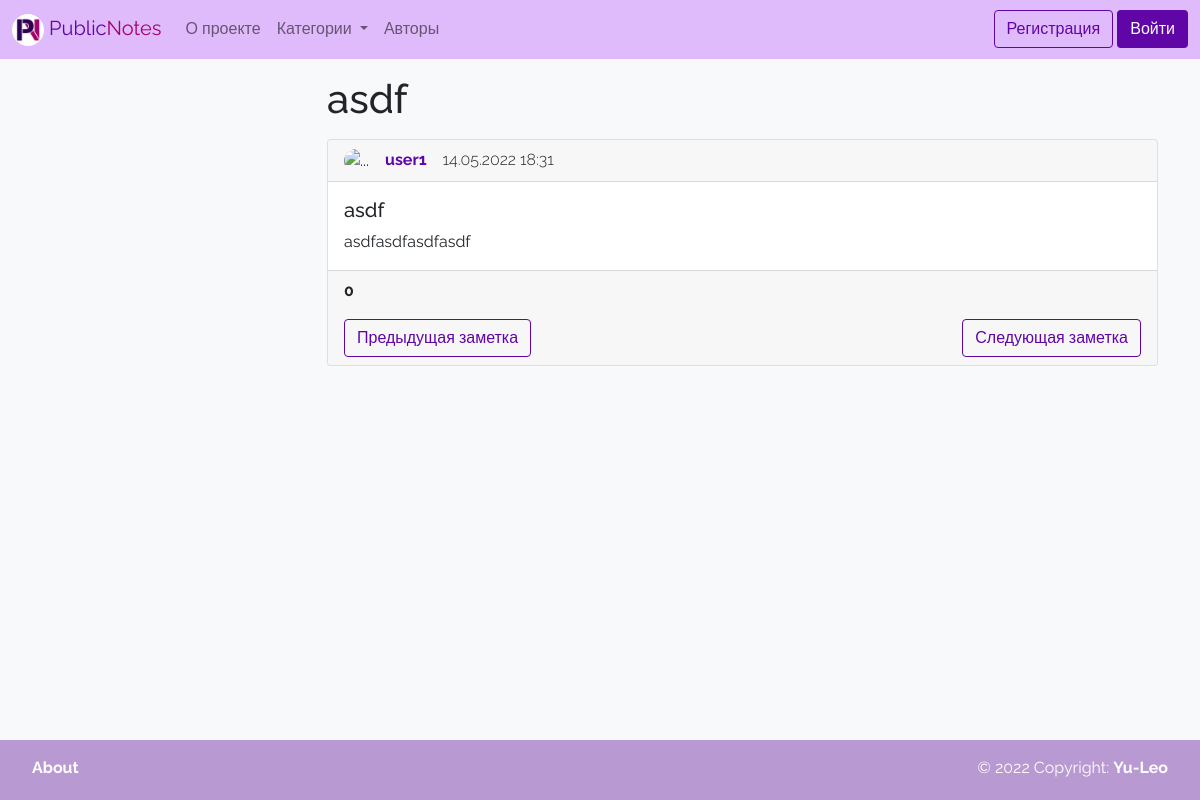
The page /note/12/ on the database its author committed.
### wall/models.py (models this page shows)
class Note(models.Model):
    title = models.CharField(max_length=150, verbose_name='Название')
    content = models.TextField(verbose_name='Текст', blank=True)
    created_at = models.DateTimeField(auto_now_add=True, verbose_name='Дата создания')
    rating = models.IntegerField(verbose_name='Рейтинг', default=0)
    stared = models.BooleanField(verbose_name='Важная', default=False)
    author = models.ForeignKey(
        settings.AUTH_USER_MODEL,
        on_delete=models.CASCADE,
        verbose_name='Автор',
        null=True,
        blank=True,
    )
    category = models.ForeignKey('Category', on_delete=models.SET_NULL, verbose_name='Категория', null=True, blank=True)
    def get_absolute_url(self):
        return reverse('note', kwargs={"pk": self.pk})
    class Meta:
        verbose_name = 'Заметка'
        verbose_name_plural = 'Заметки'
        ordering = ['-created_at', 'title']

class User(AbstractUser):
    photo = models.ImageField(upload_to='photos/%Y/%m/%d/', verbose_name='Аватарка', blank=True)
    rating = models.IntegerField(verbose_name='Рейтинг', default=0)
    bio = models.TextField(verbose_name='О себе', blank=True)
    show_email = models.BooleanField(verbose_name='Публичный e-mail', default=False)
    def get_absolute_url(self):
        return reverse('author', kwargs={"pk": self.pk})

### wall/views.py (the view)
# urls.py: path('note/<int:pk>/', ViewNote.as_view(), name='note'),
class ViewNote(DetailView):
    model = Note
    template_name = 'wall/note.html'
    context_object_name = 'note'

### wall/templatetags/wall_tags.py (called while the page is built)
@register.simple_tag
def get_categories():
    return Category.objects.annotate(cnt=Count('note')).order_by('-cnt', 'title')

@register.simple_tag
def get_prev_note_in_category(note):
    try:
        return note.get_previous_by_created_at(category=note.category)
    except ObjectDoesNotExist:
        return None

@register.simple_tag
def get_next_note_in_category(note):
    try:
        return note.get_next_by_created_at(category=note.category)
    except ObjectDoesNotExist:
        return None

### wall/templates/wall/note.html (shortened to what this page needs)
{% extends 'base.html' %}
{% load wall_tags %}
{% block content_title %} <h1 class="mb-3">{{ note.title }}</h1>{% endblock %}
{% block content %}
<div class="card mb-3">
    <div class="card-header">
        <div class="hstack gap-3">
            <div class="">
                <img src="{% if note.author.photo %}
                {{ note.author.photo.url }}
                {% else %}
                {% load static %}
                {% static 'wall/img/default_avatar.png' %}
                {% endif %}" alt="..." width="50" height="50"
                     style="border-radius: 25px;">
            </div>
            <div class="fw-bold">
                {% if note.author %}
                <a href="{{ note.author.get_absolute_url }}" class="text-decoration-none text-purple">
                    {{ note.author.username }}</a>
                {% else %}
                Аноним
                {% endif %}
            </div>
            <div class="fw-light">{{ note.created_at|date:"d.m.Y H:i" }}</div>
        </div>
    </div>
    <div class="card-body">
        <h5 class="card-title">{{ note.title }}</h5>
        <p class="card-text">{{ note.content }}</p>
    </div>
    <div class="card-footer"
         style="{% if note.category.color %}background-color: #{{note.category.color}}{% endif %}">
        <div class="hstack gap-3 mb-3">
            {% if note.rating > 0 %}
            <div class="text-success fw-bold">+{{note.rating}}</div>
            {% elif note.rating < 0 %}
            <div class="text-danger fw-bold">{{note.rating}}</div>
            {% else %}
            <div class="fw-bold">{{note.rating}}</div>
            {% endif %}
        </div>
        <div class="btn-toolbar justify-content-between" role="toolbar" aria-label="Toolbar with button groups">
            {% get_prev_note_in_category note as prev_note %}
            {% if prev_note%}
            <a href="{{ prev_note.get_absolute_url }}" class="btn btn-outline-purple">Предыдущая заметка</a>
            {% else%}
            <a href="#" class="btn btn-outline-purple disabled">Предыдущая заметка</a>
            {% endif %}
            {% get_next_note_in_category note as next_note %}
            {% if next_note%}
            <a href="{{ next_note.get_absolute_url }}" class="btn btn-outline-purple">Следующая заметка</a>
            {% else%}
            <a href="#" class="btn btn-outline-purple disabled">Следующая заметка</a>
            {% endif %}
        </div>
    </div>
</div>
{% endblock %}

### wall/static/wall/css/style.css (style rules this page uses)
:root { --purple: #6005A6; --dark-purple: #3E026C; --pink: #A60070; --dark-pink: #7B0053; }
html { position: relative; min-height: 100%; }
body { margin-bottom: 60px; font-family: 'Raleway', sans-serif; }
.text-purple { color: var(--purple); }
.btn-outline-purple { border-color: var(--purple); color: var(--purple); }

### rows shown on the page
Note: title "asdf", author.username "user1", created_at "14.05.2022 18:31", content "asdfasdfasdfasdf", rating "0"
